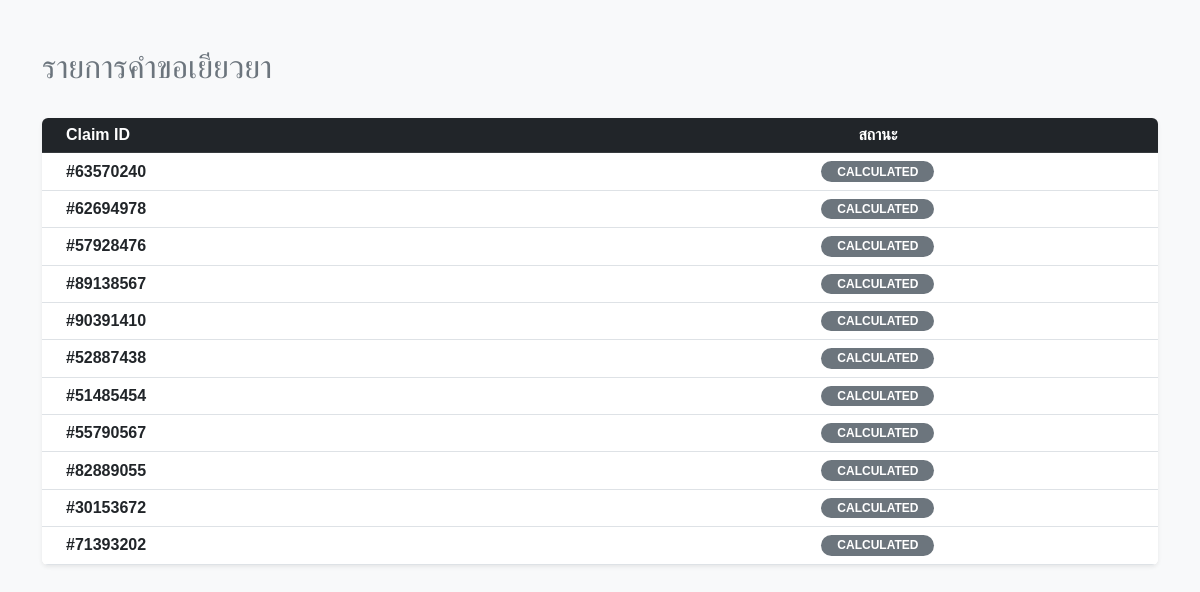
The page /claims on the database as committed earlier.
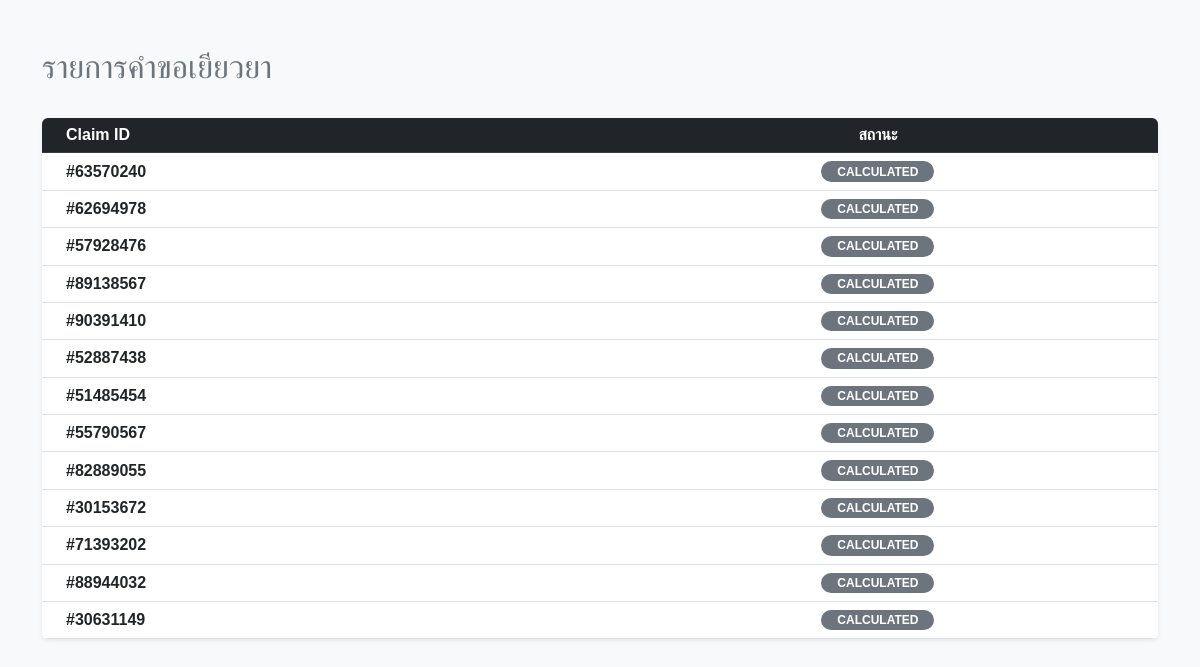
The same page on the database as committed later.
### tables this page shows
CREATE TABLE Claims (
        claim_id TEXT PRIMARY KEY,
        claimant_id INTEGER,
        claim_date TEXT,
        status TEXT
    );

### app.py (the view)
@app.route("/claims")
def list_claims():
    claims = controller.list_claims_web()
    return render_template("claim_list.html", claims=claims)

### controllers/claim_controller.py (called while the page is built)
    def list_claims_web(self):
        conn = get_connection()
        cur = conn.cursor()
        cur.execute("SELECT * FROM Claims")
        data = cur.fetchall()
        conn.close()
        return data

### model/database.py (called while the page is built)
def get_connection():
    return sqlite3.connect(DB_NAME)

### templates/claim_list.html (shortened to what this page needs)
<link href="https://cdn.jsdelivr.net/npm/bootstrap@5.3.0/dist/css/bootstrap.min.css" rel="stylesheet">
<div class="container py-5">
  <div class="d-flex justify-content-between align-items-center mb-4">
    <h2 class="text-secondary">รายการคำขอเยียวยา</h2>
  </div>
  <div class="table-responsive shadow-sm rounded">
    <table class="table table-hover align-middle bg-white mb-0">
      <thead class="table-dark">
        <tr>
          <th class="px-4">Claim ID</th>
          <th class="text-center">สถานะ</th>
        </tr>
      </thead>
      <tbody>
        {% for c in claims %}
        <tr>
          <td class="px-4 fw-bold">#{{ c[0] }}</td>
          <td class="text-center">
            {% if c[3] == 'อนุมัติ' %}
              <span class="badge rounded-pill bg-success px-3">อนุมัติแล้ว</span>
            {% elif c[3] == 'รอดำเนินการ' %}
              <span class="badge rounded-pill bg-warning text-dark px-3">รอดำเนินการ</span>
            {% else %}
              <span class="badge rounded-pill bg-secondary px-3">{{ c[3] }}</span>
            {% endif %}
          </td>
        </tr>
        {% endfor %}
      </tbody>
    </table>
  </div>
</div>

Rows that differ between the two databases and show on the page:
added Claims: claim_id "88944032", status "CALCULATED"
added Claims: claim_id "30631149", status "CALCULATED"
